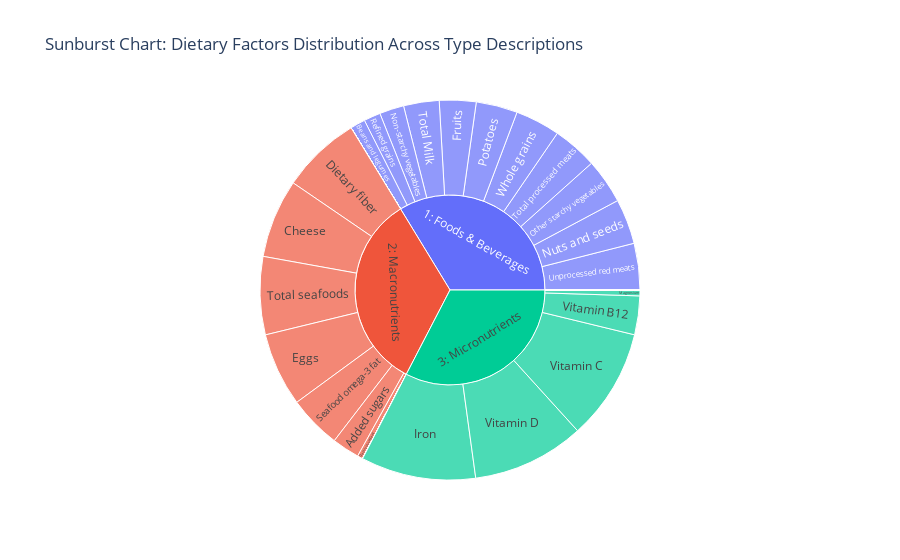

The notebook cell this image was saved under:
### Markdown cell above
**10. HIERARCHICAL BREAKDOWN OF DIETARY FACTORS ACROSS MACRONUTRIENTS AND MICRONUTRIENTS**

### Code cell
import plotly.express as px
import pandas as pd
data = further_reduced_data[['type_desc', 'Dietary Factor', 'median']]
grouped_data = data.groupby(['type_desc', 'Dietary Factor']).size().reset_index(name='count')
fig = px.sunburst(
    grouped_data,                     
    path=['type_desc', 'Dietary Factor'],  
    values='count',                     
    title="Sunburst Chart: Dietary Factors Distribution Across Type Descriptions"  
)
fig.show()

### Figure 1 — Plotly figure (JSON) as saved in the notebook; plotly's stock layout.template omitted (floating-point values rounded to 4 significant figures)
{"data": [{"branchvalues": "total", "domain": {"x": [0, 1], "y": [0, 1]}, "hovertemplate": "labels=%{label}<br>count=%{value}<br>parent=%{parent}<br>id=%{id}<extra></extra>", "ids": ["1: Foods & Beverages/Added sugars", "2: Macronutrients/Added sugars", "3: Micronutrients/Added sugars", "1: Foods & Beverages/Beans and legumes", "2: Macronutrients/Beans and legumes", "3: Micronutrients/Beans and legumes", "1: Foods & Beverages/Calcium", "2: Macronutrients/Calcium", "3: Micronutrients/Calcium", "1: Foods & Beverages/Cheese", "2: Macronutrients/Cheese", "3: Micronutrients/Cheese", "1: Foods & Beverages/Dietary cholesterol", "2: Macronutrients/Dietary cholesterol", "3: Micronutrients/Dietary cholesterol", "1: Foods & Beverages/Dietary fiber", "2: Macronutrients/Dietary fiber", "3: Micronutrients/Dietary fiber", "1: Foods & Beverages/Dietary sodium", "2: Macronutrients/Dietary sodium", "3: Micronutrients/Dietary sodium", "1: Foods & Beverages/Eggs", "2: Macronutrients/Eggs", "3: Micronutrients/Eggs", "1: Foods & Beverages/Fruits", "2: Macronutrients/Fruits", "3: Micronutrients/Fruits", "1: Foods & Beverages/Iron", "2: Macronutrients/Iron", "3: Micronutrients/Iron", "1: Foods & Beverages/Magnesium", "2: Macronutrients/Magnesium", "3: Micronutrients/Magnesium", "1: Foods & Beverages/Non-starchy vegetables", "2: Macronutrients/Non-starchy vegetables", "3: Micronutrients/Non-starchy vegetables", "1: Foods & Beverages/Nuts and seeds", "2: Macronutrients/Nuts and seeds", "3: Micronutrients/Nuts and seeds", "1: Foods & Beverages/Other starchy vegetables", "2: Macronutrients/Other starchy vegetables", "3: Micronutrients/Other starchy vegetables", "1: Foods & Beverages/Plant omega-3 fat", "2: Macronutrients/Plant omega-3 fat", "3: Micronutrients/Plant omega-3 fat", "1: Foods & Beverages/Potatoes", "2: Macronutrients/Potatoes", "3: Micronutrients/Potatoes", "1: Foods & Beverages/Refined grains", "2: Macronutrients/Refined grains", "3: Micronutrients/Refined grains", "1: Foods & Beverages/Seafood omega-3 fat", "2: Macronutrients/Seafood omega-3 fat", "3: Micronutrients/Seafood omega-3 fat", "1: Foods & Beverages/Total Milk", "2: Macronutrients/Total Milk", "3: Micronutrients/Total Milk", "1: Foods & Beverages/Total processed meats", "2: Macronutrients/Total processed meats", "3: Micronutrients/Total processed meats", "1: Foods & Beverages/Total seafoods", "2: Macronutrients/Total seafoods", "3: Micronutrients/Total seafoods", "1: Foods & Beverages/Unprocessed red meats", "2: Macronutrients/Unprocessed red meats", "3: Micronutrients/Unprocessed red meats", "1: Foods & Beverages/Vitamin B12", "2: Macronutrients/Vitamin B12", "3: Micronutrients/Vitamin B12", "1: Foods & Beverages/Vitamin C", "2: Macronutrients/Vitamin C", "3: Micronutrients/Vitamin C", "1: Foods & Beverages/Vitamin D", "2: Macronutrients/Vitamin D", "3: Micronutrients/Vitamin D", "1: Foods & Beverages/Whole grains", "2: Macronutrients/Whole grains", "3: Micronutrients/Whole grains", "1: Foods & Beverages", "2: Macronutrients", "3: Micronutrients"], "labels": ["Added sugars", "Added sugars", "Added sugars", "Beans and legumes", "Beans and legumes", "Beans and legumes", "Calcium", "Calcium", "Calcium", "Cheese", "Cheese", "Cheese", "Dietary cholesterol", "Dietary cholesterol", "Dietary cholesterol", "Dietary fiber", "Dietary fiber", "Dietary fiber", "Dietary sodium", "Dietary sodium", "Dietary sodium", "Eggs", "Eggs", "Eggs", "Fruits", "Fruits", "Fruits", "Iron", "Iron", "Iron", "Magnesium", "Magnesium", "Magnesium", "Non-starchy vegetables", "Non-starchy vegetables", "Non-starchy vegetables", "Nuts and seeds", "Nuts and seeds", "Nuts and seeds", "Other starchy vegetables", "Other starchy vegetables", "Other starchy vegetables", "Plant omega-3 fat", "Plant omega-3 fat", "Plant omega-3 fat", "Potatoes", "Potatoes", "Potatoes", "Refined grains", "Refined grains", "Refined grains", "Seafood omega-3 fat", "Seafood omega-3 fat", "Seafood omega-3 fat", "Total Milk", "Total Milk", "Total Milk", "Total processed meats", "Total processed meats", "Total processed meats", "Total seafoods", "Total seafoods", "Total seafoods", "Unprocessed red meats", "Unprocessed red meats", "Unprocessed red meats", "Vitamin B12", "Vitamin B12", "Vitamin B12", "Vitamin C", "Vitamin C", "Vitamin C", "Vitamin D", "Vitamin D", "Vitamin D", "Whole grains", "Whole grains", "Whole grains", "1: Foods & Beverages", "2: Macronutrients", "3: Micronutrients"], "name": "", "parents": ["1: Foods & Beverages", "2: Macronutrients", "3: Micronutrients", "1: Foods & Beverages", "2: Macronutrients", "3: Micronutrients", "1: Foods & Beverages", "2: Macronutrients", "3: Micronutrients", "1: Foods & Beverages", "2: Macronutrients", "3: Micronutrients", "1: Foods & Beverages", "2: Macronutrients", "3: Micronutrients", "1: Foods & Beverages", "2: Macronutrients", "3: Micronutrients", "1: Foods & Beverages", "2: Macronutrients", "3: Micronutrients", "1: Foods & Beverages", "2: Macronutrients", "3: Micronutrients", "1: Foods & Beverages", "2: Macronutrients", "3: Micronutrients", "1: Foods & Beverages", "2: Macronutrients", "3: Micronutrients", "1: Foods & Beverages", "2: Macronutrients", "3: Micronutrients", "1: Foods & Beverages", "2: Macronutrients", "3: Micronutrients", "1: Foods & Beverages", "2: Macronutrients", "3: Micronutrients", "1: Foods & Beverages", "2: Macronutrients", "3: Micronutrients", "1: Foods & Beverages", "2: Macronutrients", "3: Micronutrients", "1: Foods & Beverages", "2: Macronutrients", "3: Micronutrients", "1: Foods & Beverages", "2: Macronutrients", "3: Micronutrients", "1: Foods & Beverages", "2: Macronutrients", "3: Micronutrients", "1: Foods & Beverages", "2: Macronutrients", "3: Micronutrients", "1: Foods & Beverages", "2: Macronutrients", "3: Micronutrients", "1: Foods & Beverages", "2: Macronutrients", "3: Micronutrients", "1: Foods & Beverages", "2: Macronutrients", "3: Micronutrients", "1: Foods & Beverages", "2: Macronutrients", "3: Micronutrients", "1: Foods & Beverages", "2: Macronutrients", "3: Micronutrients", "1: Foods & Beverages", "2: Macronutrients", "3: Micronutrients", "1: Foods & Beverages", "2: Macronutrients", "3: Micronutrients", "", "", ""], "type": "sunburst", "values": [0, 577, 0, 315, 0, 0, 0, 0, 0, 0, 1650, 0, 0, 115, 0, 0, 1662, 0, 0, 0, 0, 0, 1544, 0, 769, 0, 0, 0, 0, 2408, 0, 0, 122, 513, 0, 0, 946, 0, 0, 943, 0, 0, 0, 0, 0, 868, 0, 0, 350, 0, 0, 0, 1111, 0, 745, 0, 0, 940, 0, 0, 0, 1634, 0, 975, 0, 0, 0, 0, 812, 0, 0, 2337, 0, 0, 2353, 940, 0, 0, 8304, 8293, 8032]}], "layout": {"autosize": true, "legend": {"tracegroupgap": 0}, "title": {"text": "Sunburst Chart: Dietary Factors Distribution Across Type Descriptions"}}}
